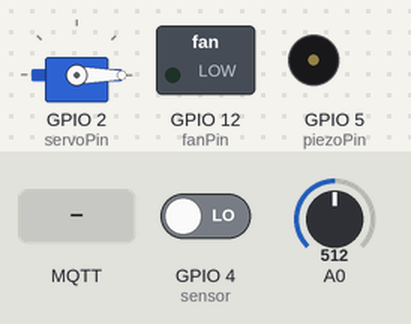
Bench run of a sketch on a simulated ESP8266 (NodeMCU). On the bench: servo, switched loads named in the sketch (green lamp = pin HIGH), buzzer (waves = sounding). The test bench sets the inputs (shaded band); at power-on: GPIO 4 (sensor) LOW, A0 = 512. WiFi joins after 1.5 s; servers stay silent unless stated; random numbers use the default seed unless the sketch sets one; no MQTT or app messages arrive unless stated; what the sketch prints to the serial monitor is not drawn.

Above: at 2.7 s.
2.8 s: GPIO 4 (sensor) driven HIGH
At 4.01 s:
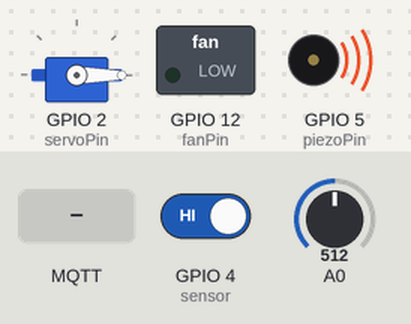
7.4 s: A0 set to 803
10.5 s: A0 set to 827
At 12.7 s:
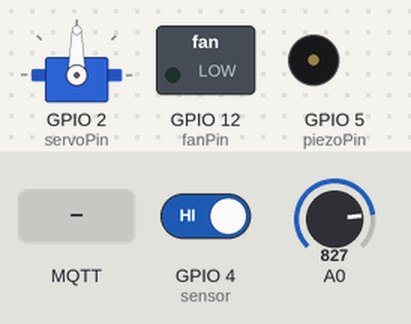
At 13.82 s:
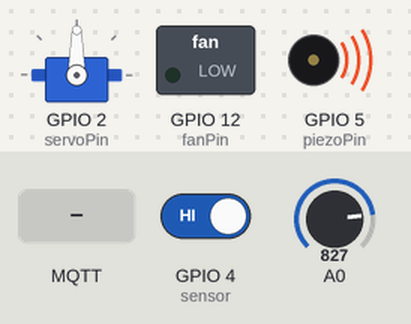
15.1 s: MQTT message "1" arrives on the first subscribed topic
Timing chart, 0 to 28.4 s (numbered marks = the images above; inputs shaded):
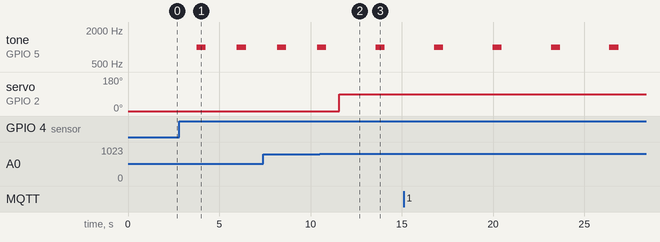

The sketch:

sketch_apr15a.ino
```cpp
/*
 Basic ESP8266 MQTT example

 This sketch demonstrates the capabilities of the pubsub library in combination
 with the ESP8266 board/library.

 It connects to an MQTT server then:
  - publishes "hello world" to the topic "outTopic" every two seconds
  - subscribes to the topic "inTopic", printing out any messages
    it receives. NB - it assumes the received payloads are strings not binary
  - If the first character of the topic "inTopic" is an 1, switch ON the ESP Led,
    else switch it off

 It will reconnect to the server if the connection is lost using a blocking
 reconnect function. See the 'mqtt_reconnect_nonblocking' example for how to
 achieve the same result without blocking the main loop.

 To install the ESP8266 board, (using Arduino 1.6.4+):
  - Add the following 3rd party board manager under "File -> Preferences -> Additional Boards Manager URLs":
       http://arduino.esp8266.com/stable/package_esp8266com_index.json
  - Open the "Tools -> Board -> Board Manager" and click install for the ESP8266"
  - Select your ESP8266 in "Tools -> Board"

*/

#include <ESP8266WiFi.h>
#include <PubSubClient.h>
#include <Servo.h>           //Servo library

Servo servo_test;
// Update these with values suitable for your network.

const char* ssid = "Quality Thought 605B";
const char* password = "roundtable";
const char* mqtt_server = "192.168.1.38";

WiFiClient espClient;
PubSubClient client(espClient);
long lastMsg = 0;
char msg[50];
int value = 0;
//const int buzzer = 3;
const int sensor = 4;
int fanPin = 12;
int piezoPin  = 5 ;

int servoPin  = 2;


float sensorVoltage;
  float sensorValue;

int state; // 0 close - 1 open wwitch


void setup_wifi() {

  delay(10);
  // We start by connecting to a WiFi network
  Serial.println();
  Serial.print("Connecting to ");
  Serial.println(ssid);

  WiFi.begin(ssid, password);

  while (WiFi.status() != WL_CONNECTED) {
    delay(500);
    Serial.print(".");
  }

  randomSeed(micros());

  Serial.println("");
  Serial.println("WiFi connected");
  Serial.println("IP address: ");
  Serial.println(WiFi.localIP());
}

void callback(char* topic, byte* payload, unsigned int length) {
  Serial.print("Message arrived [");
  Serial.print(topic);
  Serial.print("] ");
  for (int i = 0; i < length; i++) {
    Serial.print((char)payload[i]);
  }
  Serial.println();

  // Switch on the LED if an 1 was received as first character
  if ((char)payload[0] == '1') {
    digitalWrite(BUILTIN_LED, LOW);
      servo_test.write(0);
      // Turn the LED on (Note that LOW is the voltage level
    // but actually the LED is on; this is because
    // it is acive low on the ESP-01)
  } else {
    digitalWrite(BUILTIN_LED, HIGH);  // Turn the LED off by making the voltage HIGH
  }

}

void reconnect() {
  // Loop until we're reconnected
  while (!client.connected()) {
    Serial.print("Attempting MQTT connection...");
    // Create a random client ID
    String clientId = "ESP8266Client-";
    clientId += String(random(0xffff), HEX);
    // Attempt to connect
    if (client.connect(clientId.c_str())) {
      Serial.println("connected");
      // Once connected, publish an announcement...
      client.publish("outTopic", "hello world");
      // ... and resubscribe
      client.subscribe("inTopic");
    } else {
      Serial.print("failed, rc=");
      Serial.print(client.state());
      Serial.println(" try again in 5 seconds");
      // Wait 5 seconds before retrying
      delay(5000);
    }
  }
}
int angle = 0;
void setup() {
  pinMode(BUILTIN_LED, OUTPUT);     // Initialize the BUILTIN_LED pin as an output
  servo_test.attach(servoPin);
  servo_test.write(0);

  pinMode(fanPin, OUTPUT);

  //pinMode(sensor, INPUT_PULLUP);
    pinMode(sensor, INPUT);
  Serial.begin(115200);
  setup_wifi();
  client.setServer(mqtt_server, 1883);
  client.setCallback(callback);
}

void loop() {

  if (!client.connected()) {
    reconnect();
  }
  client.loop();

  long now = millis();

  sensorValue = analogRead(A0);
  sensorVoltage = sensorValue/1024*5.0;
  Serial.print("sensor voltage = ");
  Serial.print(sensorVoltage);
  Serial.println(" V");


  if(sensorVoltage>4){

    snprintf (msg, 75, "Gas Leakage Detected ","");

    client.publish("gas", msg);


    Serial.print("Publish message: ");

    servo_test.write(90);                 //command to rotate the servo to the specified angle

    Serial.println(msg);
    delay(1000);
    sensorVoltage=0;
    // buzzer code :

    }
    else{

      }


  delay(1000);
  state = digitalRead(sensor);
  Serial.print("Publish message: ");
  Serial.print(state);

  if (state == HIGH){

    snprintf (msg, 75, "Intruder Detected at Front Door", "");
    Serial.print("Publish message: ");

    tone(piezoPin, 1000, 500);
     delay(1000);
    noTone(piezoPin);

    Serial.println(msg);
    client.publish("intruder", msg);
  }
  else{
   // noTone(buzzer);
  }
  delay(200);


 // }

}
```

Measured:
- the behaviour switches between 819 and 820 on A0 (found by bisection; images 1 and 2)
- after the input at 2.8 s, tone on GPIO 5 (piezoPin): alternates 1000 Hz for 0.50 s and silent for 1.7 s, starting after 0.97 s
- after the input at 10.5 s, servo on GPIO 2 (servoPin): 0° → 90° after 1.1 s
